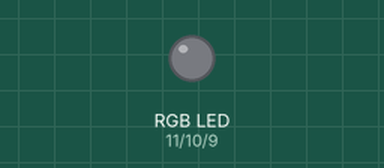
Simulated run of this sketch. Board: Arduino Uno, built with avr-gcc and run on an emulated ATmega328P. On the bench: an RGB LED mixed from three pins (HIGH = lit). Dim RGB values are drawn brighter than linear.

Above: at 0.05 s.
At 1.4 s:
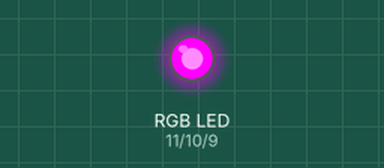
At 2.1 s:
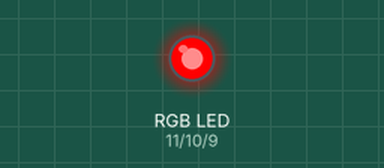
At 2.8 s:
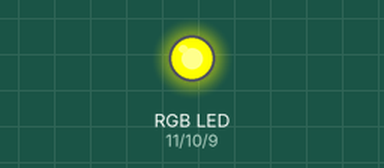
At 4.2 s:
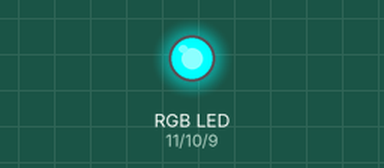
At 5.6 s:
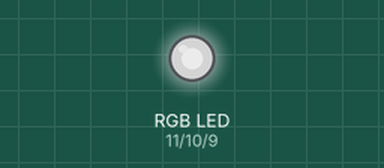
Timing chart, 0 to 7.3 s (numbered marks = the images above):
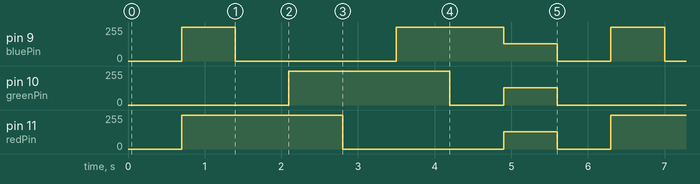

The sketch:

ledAnalog_color.ino
```cpp
const int redPin = 11;
const int greenPin = 10;
const int bluePin = 9;

void setup() {
pinMode(redPin,OUTPUT);
pinMode(greenPin,OUTPUT);
pinMode(bluePin,OUTPUT);
}

void loop() {
setColor(0,0,0);
delay(200);
setColor(255,0,255);
delay(200);
setColor(255,0,0);
delay(200);
setColor(255,255,0);
delay(200);
setColor(0,255,0);
delay(200);
setColor(0,255,255);
delay(200);
setColor(0,0,255);
delay(200);
setColor(128,128,128);
delay(200);
}

void setColor(int red, int green, int blue) {
analogWrite(redPin,red);
analogWrite(greenPin,green);
analogWrite(bluePin,blue);
delay(500);
}
```

Measured:
- by itself, pin 9 (bluePin): repeats every 5.6 s: 0/255 2.1 s, 255/255 1.4 s, 128/255 0.70 s, 0/255 0.70 s, 255/255 0.70 s
- by itself, pin 10 (greenPin): repeats every 5.6 s: 0/255 0.70 s, 128/255 0.70 s, 0/255 2.1 s, 255/255 2.1 s
- by itself, pin 11 (redPin): repeats every 5.6 s: 0/255 2.1 s, 128/255 0.70 s, 0/255 0.70 s, 255/255 2.1 s
